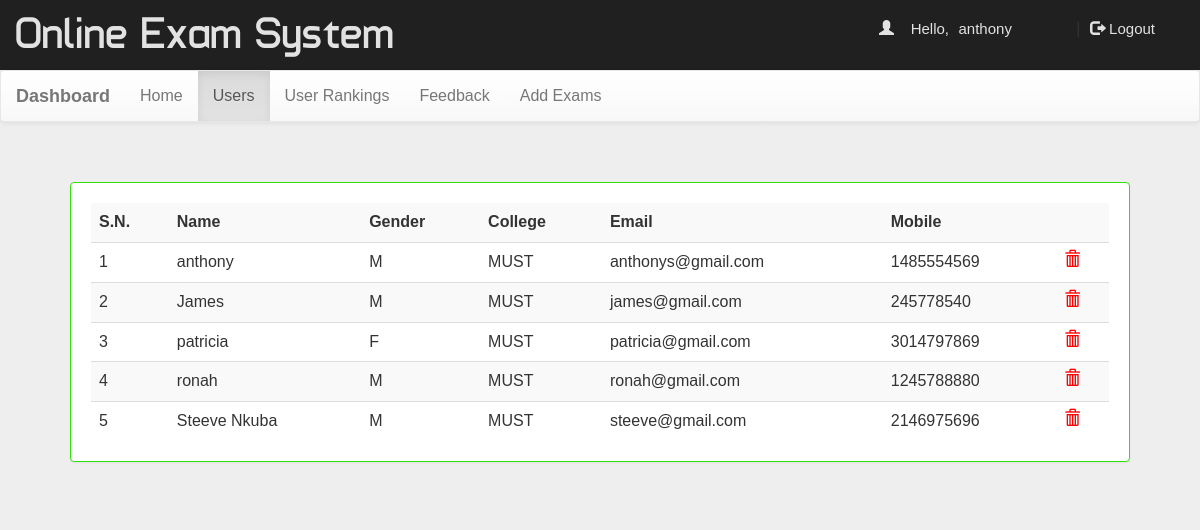
/dash.php?q=1 (signed in), run on the app's committed database.
### tables this page shows
CREATE TABLE `user` (
  `name` varchar(50) NOT NULL,
  `gender` varchar(5) NOT NULL,
  `college` varchar(100) NOT NULL,
  `email` varchar(50) NOT NULL,
  `mob` bigint(20) NOT NULL,
  `password` varchar(50) NOT NULL
);

### dash.php (the view, shortened to what this page needs)
<!DOCTYPE html PUBLIC "-//W3C//DTD XHTML 1.0 Transitional//EN" "http://www.w3.org/TR/xhtml1/DTD/xhtml1-transitional.dtd">
<html xmlns="http://www.w3.org/1999/xhtml">
<head>
<link  rel="stylesheet" href="css/bootstrap.min.css"/>
 <link  rel="stylesheet" href="css/bootstrap-theme.min.css"/>
 <link rel="stylesheet" href="css/main.css">
 <link  rel="stylesheet" href="css/font.css">
</head>
<body  style="background:#eee;">
<div class="header">
<div class="row">
<div class="col-lg-6">
<span class="logo">Online Exam System</span></div>
<?php
 include_once 'dbConnection.php';
  if(!(isset($_SESSION['email']))){
header("location:index.php");
}
else
{
$name = $_SESSION['name'];
echo '<span class="pull-right top title1" ><span class="log1"><span class="glyphicon glyphicon-user" aria-hidden="true"></span>&nbsp;&nbsp;&nbsp;&nbsp;Hello,</span> <a href="#" class="log log1">'.$name.'</a>&nbsp;|&nbsp;<a href="logout.php?q=account.php" class="log"><span class="glyphicon glyphicon-log-out" aria-hidden="true"></span>&nbsp;Logout</button></a></span>';
}?>
</div></div>
<nav class="navbar navbar-default title1">
  <div class="container-fluid">
    <div class="navbar-header">
      <a class="navbar-brand" href="dash.php?q=0"><b>Dashboard</b></a>
    </div>
    <div class="collapse navbar-collapse" id="bs-example-navbar-collapse-1">
      <ul class="nav navbar-nav">
        <li <?php if(@$_GET['q']==0) echo'class="active"'; ?>><a href="dash.php?q=0">Home<span class="sr-only">(current)</span></a></li>
        <li <?php if(@$_GET['q']==1) echo'class="active"'; ?>><a href="dash.php?q=1">Users</a></li>
		<li <?php if(@$_GET['q']==2) echo'class="active"'; ?>><a href="dash.php?q=2">User Rankings</a></li>
    <li <?php if(@$_GET['q']==3) echo'class="active"'; ?>><a href="dash.php?q=3">Feedback</a></li>
    <li <?php if(@$_GET['q']==4) echo'class="active"'; ?>><a href="dash.php?q=4">Add Exams</a></li>
      </ul>
          </div>
  </div>
</nav>
<div class="container">
<div class="row">
<div class="col-md-12">
<?php if(@$_GET['q']==1) {
$result = mysqli_query($con,"SELECT * FROM user") or die('Error');
echo  '<div class="panel"><table class="table table-striped title1">
<tr><td><b>S.N.</b></td><td><b>Name</b></td><td><b>Gender</b></td><td><b>College</b></td><td><b>Email</b></td><td><b>Mobile</b></td><td></td></tr>';
$c=1;
while($row = mysqli_fetch_array($result)) {
	$name = $row['name'];
	$mob = $row['mob'];
	$gender = $row['gender'];
    $email = $row['email'];
	$college = $row['college'];
	echo '<tr><td>'.$c++.'</td><td>'.$name.'</td><td>'.$gender.'</td><td>'.$college.'</td><td>'.$email.'</td><td>'.$mob.'</td>
	<td><a title="Delete User" href="update.php?demail='.$email.'"><b><span class="glyphicon glyphicon-trash" style="color:red;" aria-hidden="true"></span></b></a></td></tr>';
}
echo '</table></div>';
}?>
</div>
</div></div>
</body>
</html>

### css/main.css (style rules this page uses)
body { overflow-x: hidden; width: 100%; font: 15px "Century Gothic", "Times Roman", sans-serif; background: #d9eb40; min-height: 550px; background-attachment: fixed; }
.panel { border-color: #32df07; margin: 40px; padding: 20px; font: 15px "Century Gothic", "Times Roman", sans-serif; }
.header { background: #202020; height: 70px; }
.logo { font-family: "typo"; font-size: 45px; color: #e2e2e2; margin: 15px; }
.title1 { font: 16px "Century Gothic", "Times Roman", sans-serif; }
.top { margin-top: 20px; }
.log1 { font: 15px "Ubuntu", sans-serif; color: #e2e2e2; margin-left: 10px; }
.log { margin: 10px; margin-right: 60px; margin-left: 5px; color: #e2e2e2; text-decoration: none; font-size: 20px; font-size: 15px; }

### data on the page
user: name "anthony", gender "M", college "MUST", email "anthonys@gmail.com", mob "1485554569"
user: name "James", gender "M", college "MUST", email "james@gmail.com", mob "245778540"
user: name "patricia", gender "F", college "MUST", email "patricia@gmail.com", mob "3014797869"
user: name "ronah", gender "M", college "MUST", email "ronah@gmail.com", mob "1245788880"
user: name "Steeve Nkuba", gender "M", college "MUST", email "steeve@gmail.com", mob "2146975696"

### other printed values
$name "anthony"
